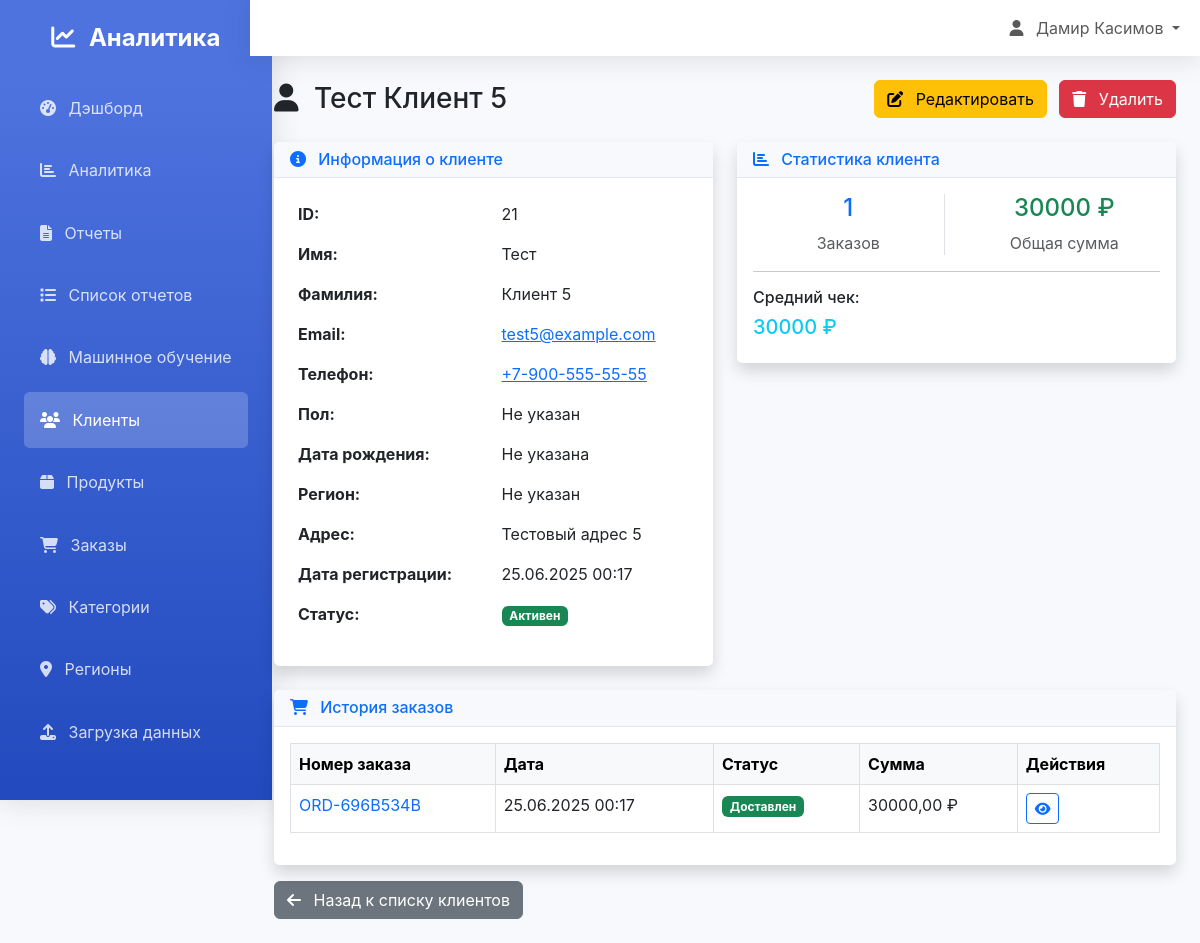
The app's page /customers/21/ (signed in), older data.
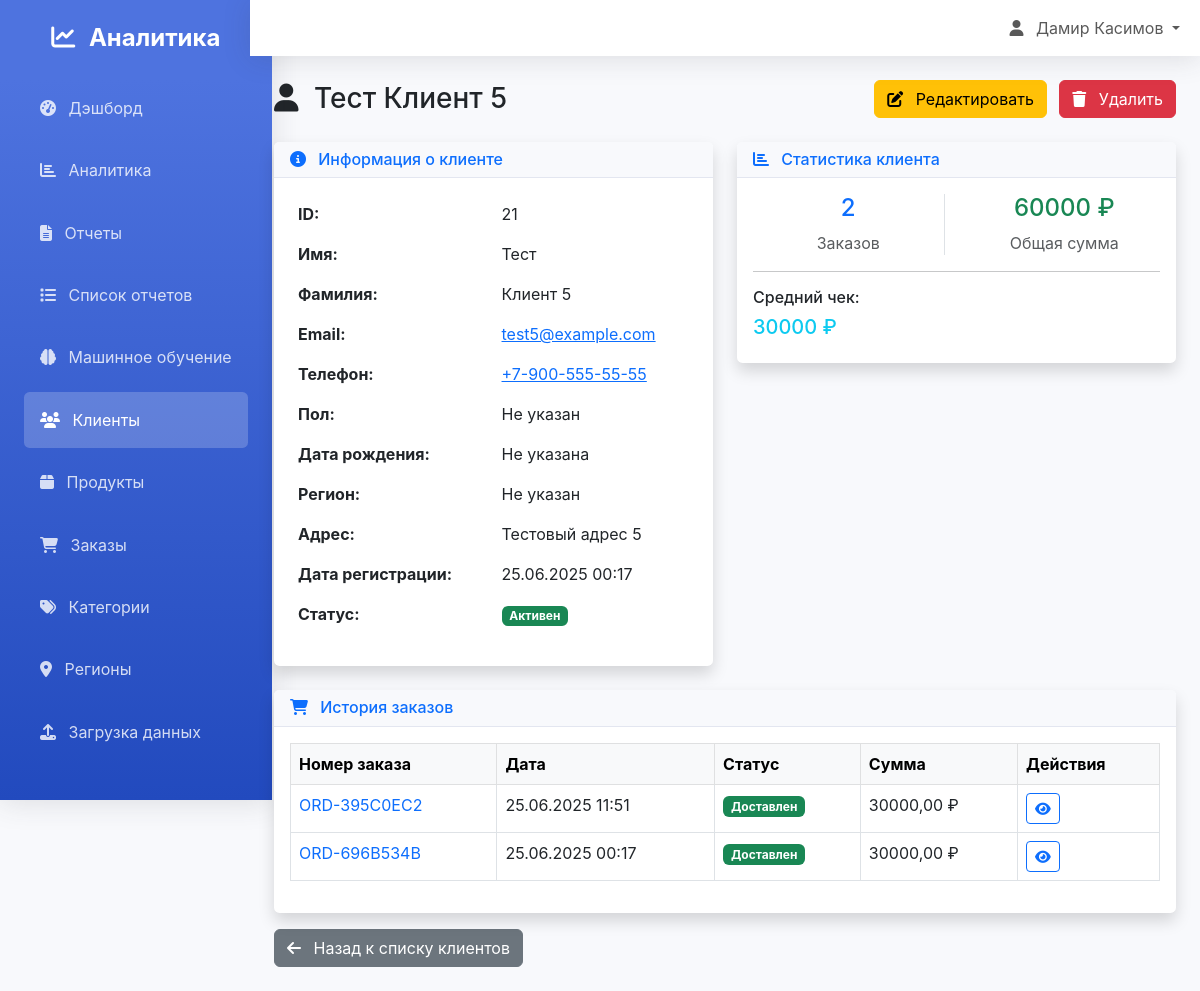
The same page, newer data.
### analytics/models.py (models this page shows, shortened)
class Order(models.Model):
    STATUS_CHOICES = [
        ('pending', 'Ожидает'),
        ('processing', 'В обработке'),
        ('shipped', 'Отправлен'),
        ('delivered', 'Доставлен'),
        ('cancelled', 'Отменен'),
    ]
    order_number = models.CharField(max_length=20, unique=True, verbose_name="Номер заказа")
    customer = models.ForeignKey(Customer, on_delete=models.CASCADE, verbose_name="Клиент")
    status = models.CharField(max_length=20, choices=STATUS_CHOICES, default='pending', verbose_name="Статус")
    order_date = models.DateTimeField(auto_now_add=True, verbose_name="Дата заказа")
    delivery_date = models.DateTimeField(null=True, blank=True, verbose_name="Дата доставки")
    total_amount = models.DecimalField(max_digits=10, decimal_places=2, default=0, verbose_name="Общая сумма")
    shipping_address = models.TextField(verbose_name="Адрес доставки")
    notes = models.TextField(blank=True, verbose_name="Примечания")
    class Meta:
        verbose_name = "Заказ"
        verbose_name_plural = "Заказы"
        ordering = ['-order_date']

### analytics/views.py (the view)
# urls.py: path('customers/<int:pk>/', views.CustomerDetailView.as_view(), name='customer_detail'),
class CustomerDetailView(LoginRequiredMixin, DetailView):
    model = Customer
    template_name = 'analytics/customer_detail.html'
    context_object_name = 'customer'
    def get_context_data(self, **kwargs):
        context = super().get_context_data(**kwargs)
        customer = self.get_object()
        context['orders'] = Order.objects.filter(customer=customer).order_by('-order_date')
        context['total_spent'] = Order.objects.filter(customer=customer).aggregate(
            total=Sum('total_amount')
        )['total'] or 0
        return context

### analytics/models.py (called while the page is built)
    @property
    def full_name(self):
        return f"{self.first_name} {self.last_name}"

### templates/analytics/customer_detail.html (shortened to what the changed rows need)
{% extends 'base.html' %}
{% block content %}
<div class="d-flex justify-content-between align-items-center mb-4">
    <h1 class="h3 mb-0 text-gray-800">
        <i class="fas fa-user me-2"></i>
        {{ customer.full_name }}
    </h1>
</div>
<div class="row">
    <div class="col-lg-6">
        <div class="card shadow mb-4">
            <div class="card-body">
                <div class="row text-center">
                    <div class="col-6">
                        <div class="border-end">
                            <h4 class="text-primary">{{ orders.count }}</h4>
                            <p class="text-muted mb-0">Заказов</p>
                        </div>
                    </div>
                    <div class="col-6">
                        <h4 class="text-success">{{ total_spent|floatformat:0 }} ₽</h4>
                        <p class="text-muted mb-0">Общая сумма</p>
                    </div>
                </div>
            </div>
        </div>
    </div>
</div>
<div class="card shadow">
    <div class="card-body">
        {% if orders %}
            <div class="table-responsive">
                <table class="table table-bordered table-hover">
                    <thead class="table-light">
                        <tr>
                            <th>Номер заказа</th>
                            <th>Дата</th>
                            <th>Статус</th>
                            <th>Сумма</th>
                            <th>Действия</th>
                        </tr>
                    </thead>
                    <tbody>
                        {% for order in orders %}
                        <tr>
                            <td>
                                <a href="{% url 'analytics:order_detail' order.pk %}" class="text-decoration-none">
                                    {{ order.order_number }}
                                </a>
                            </td>
                            <td>{{ order.order_date|date:"d.m.Y H:i" }}</td>
                            <td>
                                <span class="badge bg-{% if order.status == 'delivered' %}success{% elif order.status == 'processing' %}warning{% elif order.status == 'cancelled' %}danger{% else %}secondary{% endif %}">
                                    {{ order.get_status_display }}
                                </span>
                            </td>
                            <td>{{ order.total_amount }} ₽</td>
                            <td>
                                <a href="{% url 'analytics:order_detail' order.pk %}" class="btn btn-sm btn-outline-primary">
                                    <i class="fas fa-eye"></i>
                                </a>
                            </td>
                        </tr>
                        {% endfor %}
                    </tbody>
                </table>
            </div>
        {% else %}
            <div class="text-center py-4">
                <i class="fas fa-shopping-cart fa-3x text-muted mb-3"></i>
                <h5 class="text-muted">Заказов нет</h5>
                <p class="text-muted">У этого клиента пока нет заказов.</p>
            </div>
        {% endif %}
    </div>
</div>
{% endblock %}

Row changes from the older to the newer data that the page shows:
added Order: order_number "ORD-395C0EC2", order_date "25.06.2025 11:51", status "Доставлен", total_amount "30000,00"
Text that changed along with them:
{{ orders.count }}: "1" → "2"
{{ total_spent|floatformat:0 }}: "30000" → "60000"
